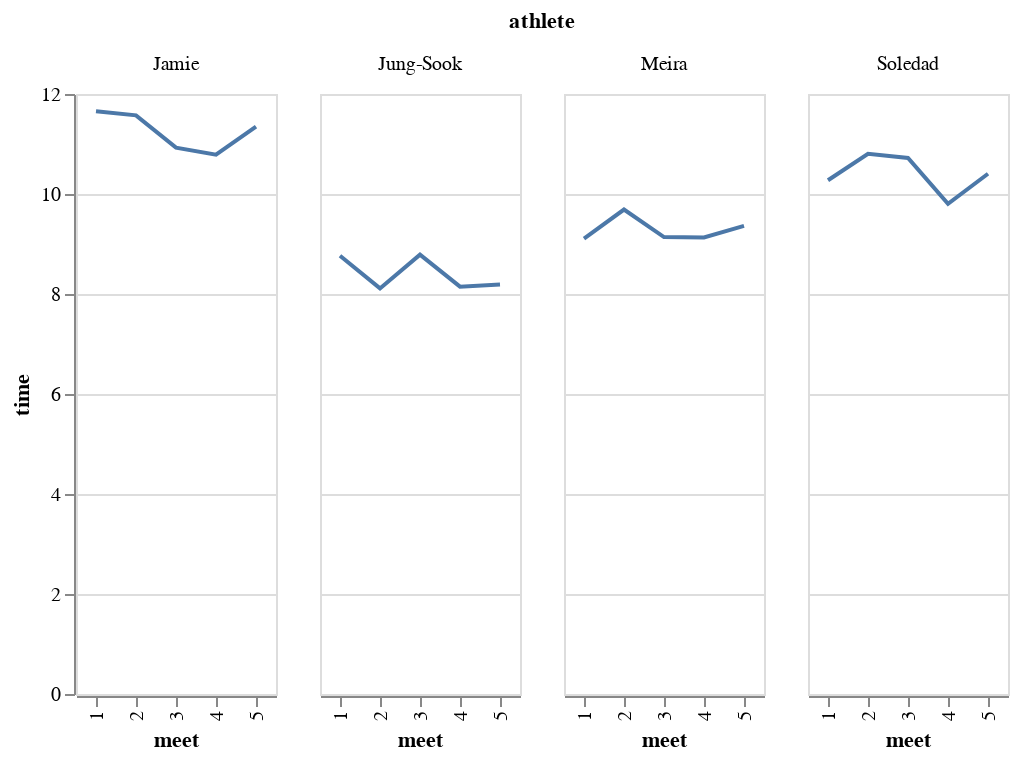

The cell this chart's notebook holds for it:
### Markdown cell above
Alternatively we can split this into 4 different individual graphs using facet.

### Code cell
chart = (alt.Chart(df)
           .mark_line()
           .encode(facet = "athlete",
                   x = "meet:O",
                   y = "time:Q"))
chart

### Figure 1 — Vega-Lite specification as saved in the notebook (floating-point values rounded to 4 significant figures)
{"config": {"view": {"continuousWidth": 400, "continuousHeight": 300}}, "data": {"name": "data-8387b6cfec8f0f69b7e2f33196ad6d27"}, "mark": "line", "encoding": {"facet": {"type": "nominal", "field": "athlete"}, "x": {"type": "ordinal", "field": "meet"}, "y": {"type": "quantitative", "field": "time"}}, "$schema": "https://vega.github.io/schema/vega-lite/v4.8.1.json", "datasets": {"data-8387b6cfec8f0f69b7e2f33196ad6d27": [{"athlete": "Soledad", "meet": 1, "time": 10.27, "image": "https://srush.github.io/BT-AI/image1.jpeg"}, {"athlete": "Soledad", "meet": 2, "time": 10.8, "image": "https://srush.github.io/BT-AI/image1.jpeg"}, {"athlete": "Soledad", "meet": 3, "time": 10.72, "image": "https://srush.github.io/BT-AI/image1.jpeg"}, {"athlete": "Soledad", "meet": 4, "time": 9.804, "image": "https://srush.github.io/BT-AI/image1.jpeg"}, {"athlete": "Soledad", "meet": 5, "time": 10.4, "image": "https://srush.github.io/BT-AI/image1.jpeg"}, {"athlete": "Jamie", "meet": 1, "time": 11.66, "image": "https://srush.github.io/BT-AI/image2.jpeg"}, {"athlete": "Jamie", "meet": 2, "time": 11.57, "image": "https://srush.github.io/BT-AI/image2.jpeg"}, {"athlete": "Jamie", "meet": 3, "time": 10.93, "image": "https://srush.github.io/BT-AI/image2.jpeg"}, {"athlete": "Jamie", "meet": 4, "time": 10.79, "image": "https://srush.github.io/BT-AI/image2.jpeg"}, {"athlete": "Jamie", "meet": 5, "time": 11.35, "image": "https://srush.github.io/BT-AI/image2.jpeg"}, {"athlete": "Meira", "meet": 1, "time": 9.109, "image": "https://srush.github.io/BT-AI/image3.jpeg"}, {"athlete": "Meira", "meet": 2, "time": 9.69, "image": "https://srush.github.io/BT-AI/image3.jpeg"}, {"athlete": "Meira", "meet": 3, "time": 9.14, "image": "https://srush.github.io/BT-AI/image3.jpeg"}, {"athlete": "Meira", "meet": 4, "time": 9.13, "image": "https://srush.github.io/BT-AI/image3.jpeg"}, {"athlete": "Meira", "meet": 5, "time": 9.361, "image": "https://srush.github.io/BT-AI/image3.jpeg"}, {"athlete": "Jung-Sook", "meet": 1, "time": 8.764, "image": "https://srush.github.io/BT-AI/image4.jpeg"}, {"athlete": "Jung-Sook", "meet": 2, "time": 8.112, "image": "https://srush.github.io/BT-AI/image4.jpeg"}, {"athlete": "Jung-Sook", "meet": 3, "time": 8.787, "image": "https://srush.github.io/BT-AI/image4.jpeg"}, {"athlete": "Jung-Sook", "meet": 4, "time": 8.148, "image": "https://srush.github.io/BT-AI/image4.jpeg"}, {"athlete": "Jung-Sook", "meet": 5, "time": 8.19, "image": "https://srush.github.io/BT-AI/image4.jpeg"}]}}
